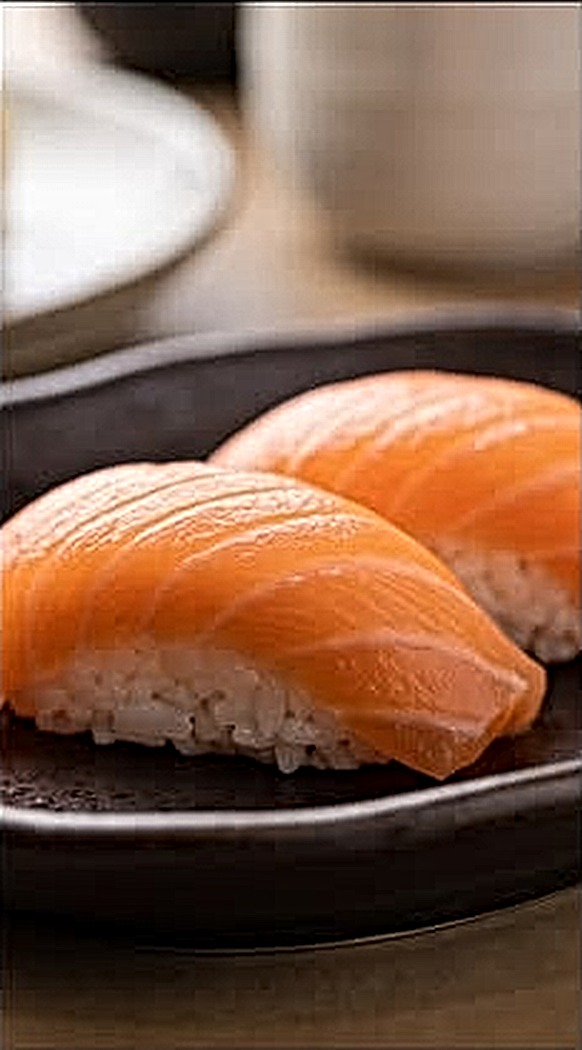
#> input picture src/templates/09-sushi-mare/sushi/tile1_up.jpg, 582 x 1050 px, given in place of 2a4ddf20-image.jpg, which was not available
$ python grade_ensaio.py out.png
#> lines starting #> are read from the running program, lines starting #| are printed output that depends on the picture; after the words box and inside, x2 and y2 are one past the last pixel; in counts of white or black regions, pixels touching at a corner belong together
#> further down, src is the input picture: shape (1050, 582, 3); mean B, G, R 78.1, 98.2, 132.2
import sys,os,numpy as np,cv2
U='/root/.claude/uploads/2257bdf4-1523-5b9a-994b-213b0d64e6c2/';OUT='/home/user/Edi-o-/fotos-editadas/'
F=['2a4ddf20','6f198d56','6fd27572','5241c8b8','747a3d98','133b1d5a','6136bc15','34b8f03c','0799194c']
rng=np.random.default_rng(1)
def grade(bgr):
    im=bgr.astype(np.float32)/255.
    # 1) igualar exposição (luminância média alvo, preservando céu)
    L=im@np.array([.114,.587,.299],np.float32);m=np.median(L);g=np.log(.42)/np.log(max(m,1e-3));g=np.clip(g,.8,1.25);im=im**g
#> after `L = im @ np.array([0.114, 0.587, 0.299], np.float32)`:
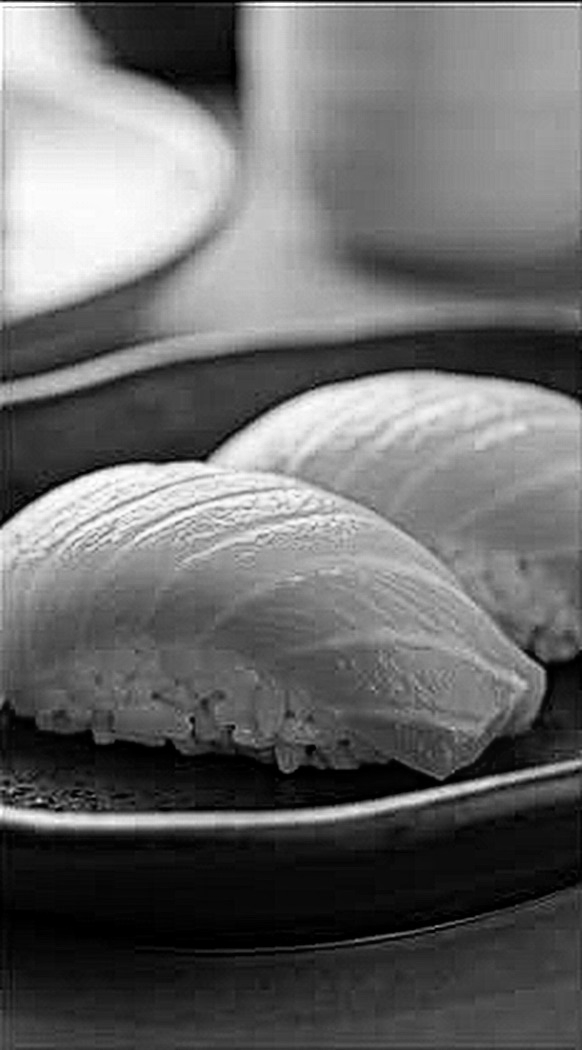
#> L: shape (1050, 582) float32; min 0, max 1, mean 0.416
#> after `m = np.median(L)`: m = 0.397
#> after `g = np.log(0.42) / np.log(max(m, 0.001))`: g = 0.939
    # 2) balanço levemente quente
    im[...,2]*=1.035;im[...,0]*=.965
    # 3) curva suave: preto levantado, realces com rolloff
    im=np.clip(im,0,1);im=.035+.93*(im*im*(3-2*im)*.35+im*.65);im=np.where(im>.85,.85+(im-.85)*.7,im)
    # 4) cor por matiz (HSV): verdes -> oliva, pele protegida
    hsv=cv2.cvtColor(np.clip(im,0,1).astype(np.float32),cv2.COLOR_BGR2HSV);H,S,V=hsv[...,0],hsv[...,1],hsv[...,2]   # H em graus 0-360
#> after `hsv = cv2.cvtColor(np.clip(im, 0, 1).astype(np.float32), cv2.COLOR_BGR`: hsv: shape (1050, 582, 3) float32; mean H, S, V 25.1, 0.4, 0.5
#> after `H, S, V = (hsv[..., 0], hsv[..., 1], hsv[..., 2])`:
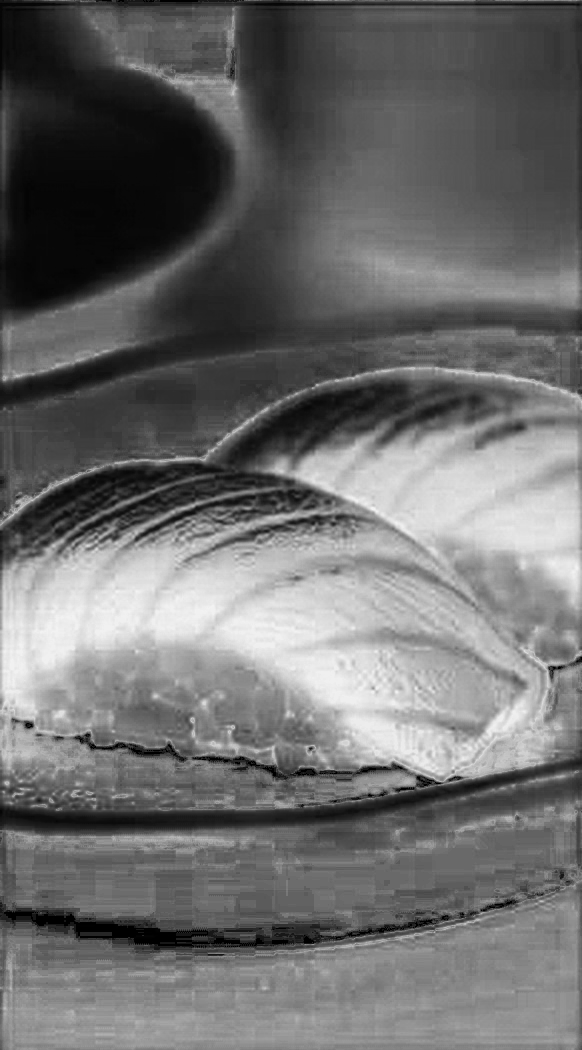
#> S: shape (1050, 582) float32; min 0, max 0.956, mean 0.428
#> after `H, S, V = (hsv[..., 0], hsv[..., 1], hsv[..., 2])`:
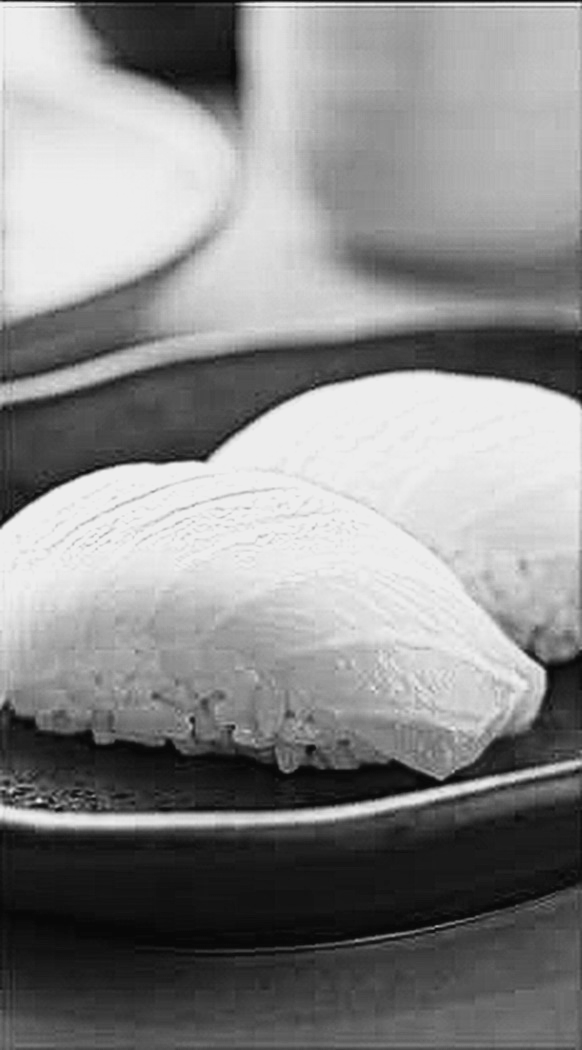
#> V: shape (1050, 582) float32; min 0.035, max 0.931, mean 0.541
    gw=np.clip(1-np.abs(H-105)/55,0,1)            # verdes/amarelados
    H-=8*gw;S*=1-.22*gw;V*=1-.04*gw
#> after `H -= 8 * gw`: H: shape (1050, 582) float32; min 0, max 360, mean 25.1
#> after `S *= 1 - 0.22 * gw`: S: shape (1050, 582) float32; 0.34% of pixels changed, all inside (x1, y1, x2, y2) = (0, 0, 579, 955)
    sw=np.clip(1-np.abs(H-25)/18,0,1)*(S>.15)      # pele
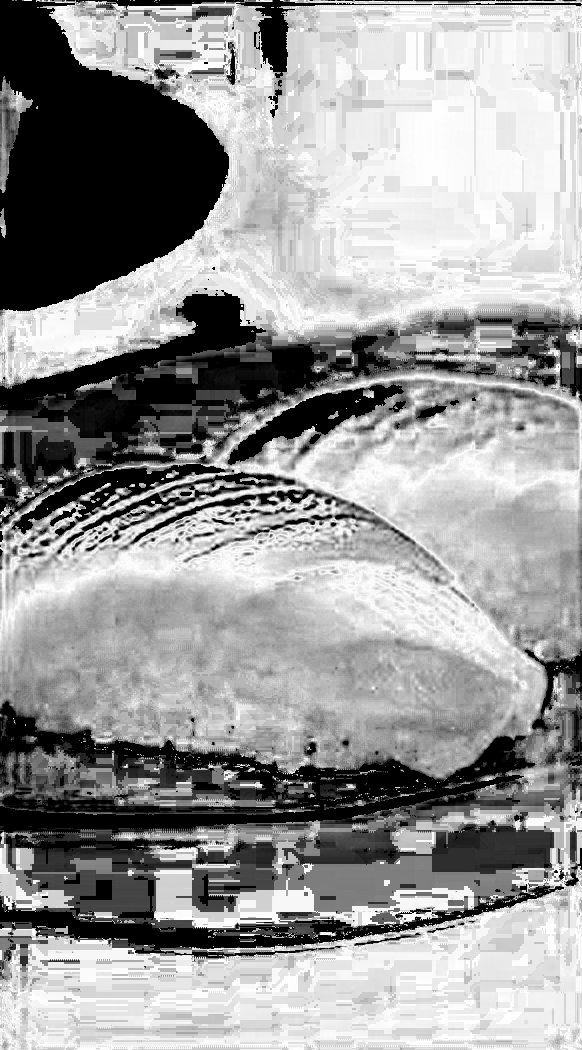
#> sw: shape (1050, 582) float32; min 0, max 1, mean 0.596
    S*=1+.04*sw
    S*=.94;hsv=np.stack([H%360,np.clip(S,0,1),V],-1);im=cv2.cvtColor(hsv.astype(np.float32),cv2.COLOR_HSV2BGR)
    # 5) split tone: sombras levemente frias, luzes quentes
    L=im@np.array([.114,.587,.299],np.float32);sh=np.clip(1-L/.45,0,1)[...,None];hi=np.clip((L-.6)/.4,0,1)[...,None]
#> after `sh = np.clip(1 - L / 0.45, 0, 1)[..., None]`:
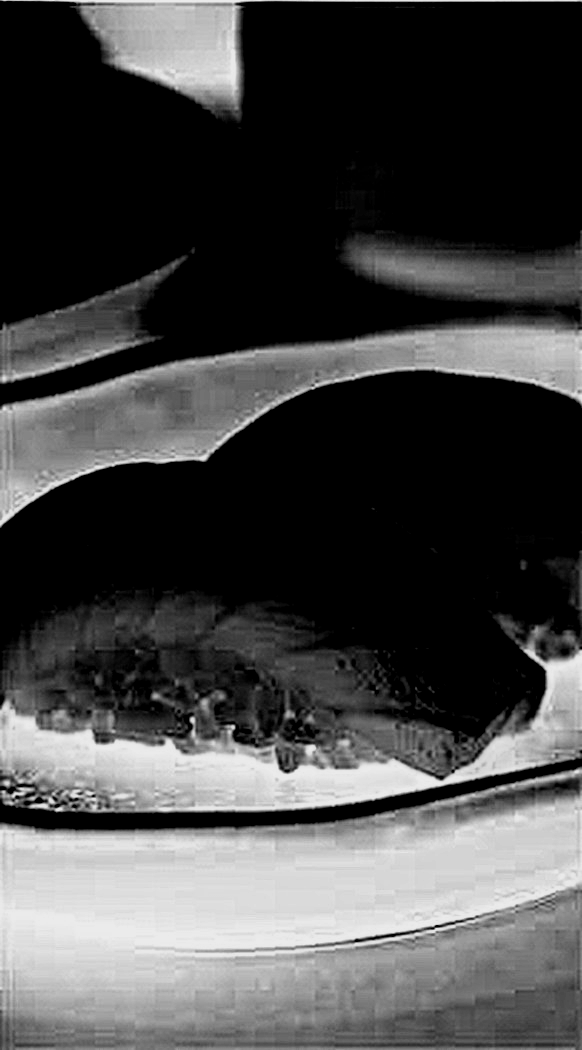
#> sh: shape (1050, 582, 1) float32; min 0, max 0.922, mean 0.278
#> after `hi = np.clip((L - 0.6) / 0.4, 0, 1)[..., None]`:
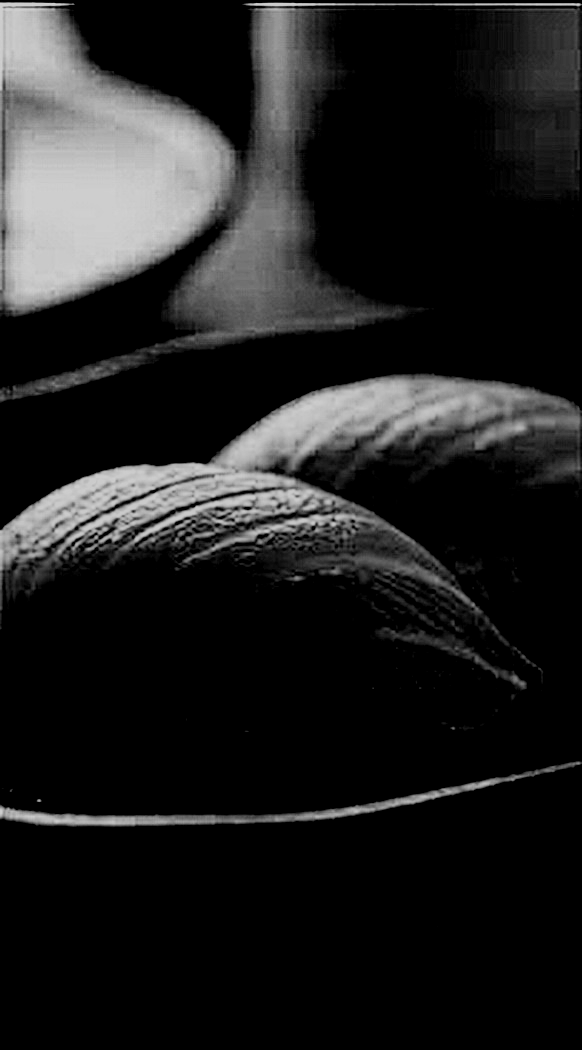
#> hi: shape (1050, 582, 1) float32; min 0, max 0.818, mean 0.127
    im+=sh*np.array([.018,.006,-.006],np.float32)+hi*np.array([-.02,.0,.018],np.float32)
    # 6) nitidez leve + grão fino + vinheta
    im=im.astype(np.float32);bl=cv2.GaussianBlur(im,(0,0),1.4);im=im+(im-bl)*.35
    h,w=im.shape[:2];yy,xx=np.mgrid[0:h,0:w].astype(np.float32);r=np.sqrt(((xx-w/2)/(w/2))**2+((yy-h/2)/(h/2))**2);im*=(1-.16*np.clip(r-.55,0,1)**1.5)[...,None]
#> after `h, w = im.shape[:2]`: h = 1050; w = 582
    gr=cv2.GaussianBlur(rng.standard_normal((h,w)).astype(np.float32),(0,0),.7)*.022;im+=gr[...,None]
    return (np.clip(im,0,1)*255+.5).astype(np.uint8)
thumbs=[]
for i,f in enumerate(F,1):
    src=cv2.imread(U+f+'-image.jpg');o=grade(src);cv2.imwrite(OUT+f'foto_{i:02d}.jpg',o,[cv2.IMWRITE_JPEG_QUALITY,95])
    a=cv2.resize(src,(300,int(300*src.shape[0]/src.shape[1])));b=cv2.resize(o,a.shape[1::-1]);thumbs.append(np.vstack([a,b]))
#> after `b = cv2.resize(o, a.shape[1::-1])`:
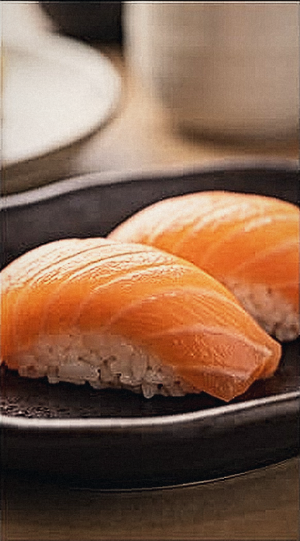
#> b: shape (541, 300, 3); mean B, G, R 79.8, 101, 134.6
#> pass 2 of the loop `for i,f in enumerate(F,1):`:
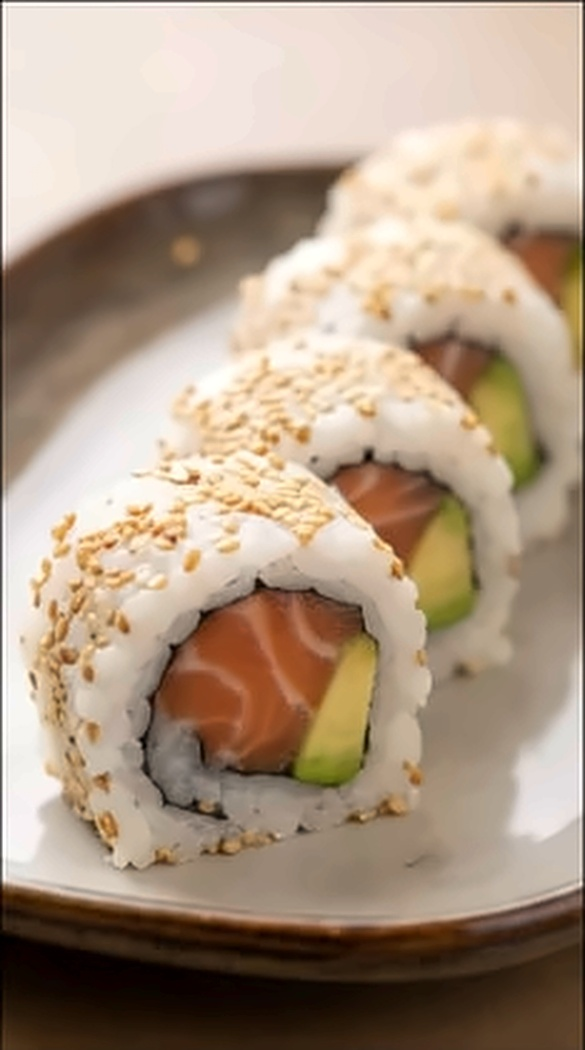
#> input picture src/templates/09-sushi-mare/sushi/tile2_c.jpg, 585 x 1050 px, given in place of 6f198d56-image.jpg, which was not available
#> src is the input picture: shape (1050, 585, 3); mean B, G, R 131.5, 151.9, 172.7
#> in grade (call 2), `L = im @ np.array([0.114, 0.587, 0.299], np.float32)`:
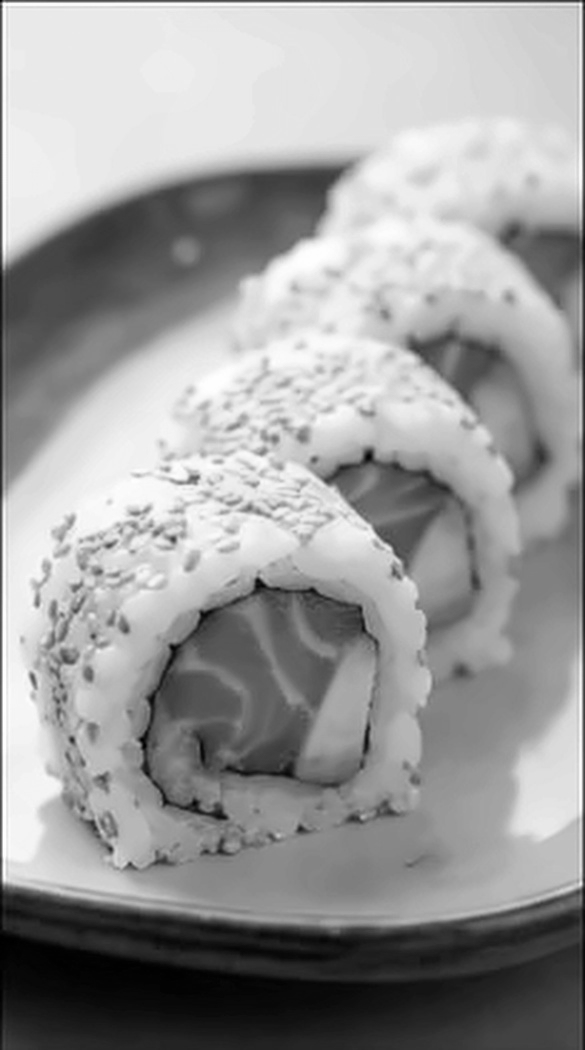
#> L: shape (1050, 585) float32; min 0, max 1, mean 0.611
#> m = 0.644
#> g = 1.97
#> g = 1.25
#> in grade (call 2), `gw=np.clip(1-np.abs(H-105)/55,0,1)`:
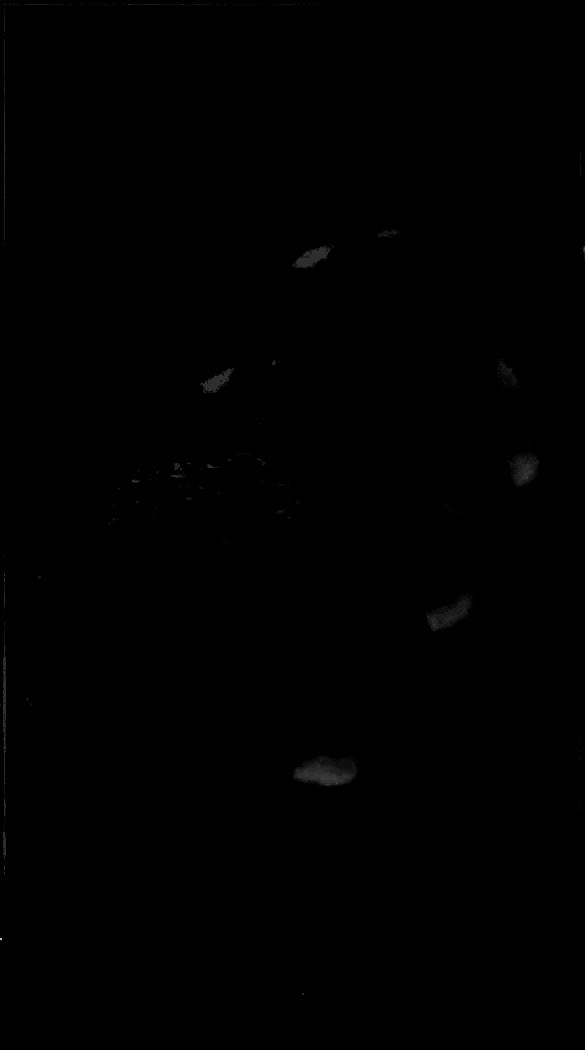
#> gw: shape (1050, 585) float32; min 0, max 0.727, mean 0.00109
#> (the run stopped early here; a loop or call above may not have finished)
